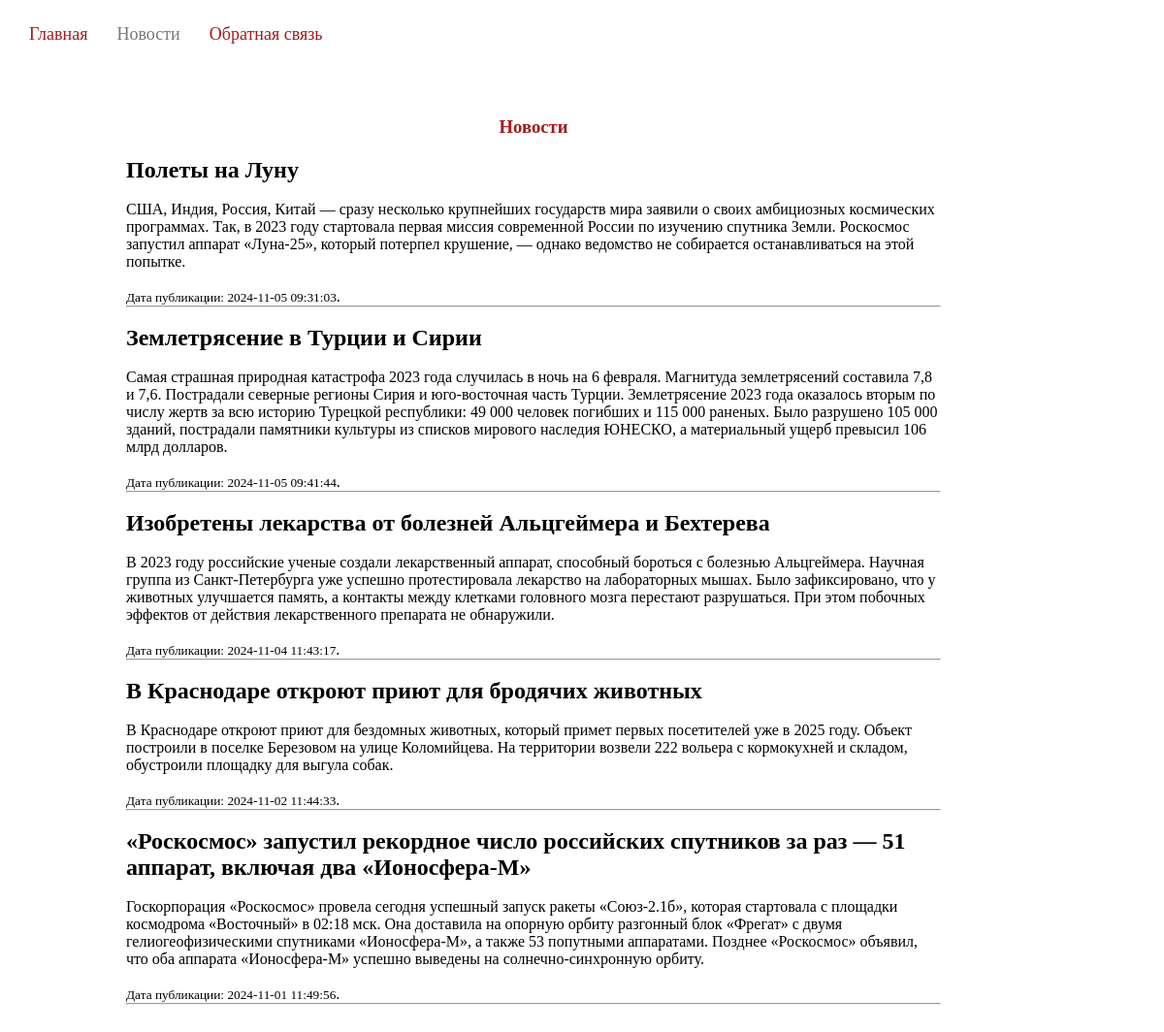
Screenshot of /newspor/news.php with the database file from the repository.
### tables this page shows
CREATE TABLE `news12` (
  `id` int(11) NOT NULL,
  `title` text NOT NULL,
  `text` text NOT NULL,
  `date` datetime NOT NULL
);

### newspor/news.php (the view, shortened to what this page needs)
<html>
<!DOCTYPE html>
<html lang="ru">
<head>
    <link rel="stylesheet" href="../page/style.css">
</head>
<body>
    <nav>
        <ul id="menuList" style="font-size:18px;">
            <li><a href="../page/index.php">Главная</a></li>
            <li><a href="../newspor/news.php" style="color:#787878;">Новости</a></li>
            <li><a href="../feedback/form.php">Обратная связь</a></li>
        </ul>
    </nav>
    <div class="newsp">
        <center>
    <h3>Новости</h3>
    </center>
    <?php
include_once "connect.php";
$stmt = $pdo->query("SELECT id, title, text, date FROM news12");
if ($stmt->rowCount() > 0) {
    while ($row = $stmt->fetch(PDO::FETCH_ASSOC)) {
        echo "<h2>" . htmlspecialchars($row['title']) . "</h2>"."<br>";
        echo "<p>" ."". nl2br(htmlspecialchars($row['text'])) . "</p>"."<br>";
        echo "<small>Дата публикации: " . $row['date'] . "</small>."."<br>"."<hr>"."<br>";
    }
} else {
    echo "Новостей нет.";
}
?>
</div>
</body>

### page/style.css (style rules this page uses)
* { margin: 0; padding: 0; box-sizing: border-box; }
nav { padding: 10px 30px; display: flex; align-items: center; justify-content: space-between; background: #ffffff; position: relative; height: 70px; }
nav ul { display: flex; gap: 30px; align-items: center; }
nav ul li { list-style-type: none; }
nav ul li a { text-decoration: none; color: #a01c1c; font-size: 18px; }
a { text-decoration: none; color: #ffffff; }
.newsp { margin: 30px 5px; }
.newsp h3 { color: #a01c1c; }
h3 { padding-bottom: 20px; }
.newsp { width: 70%; margin: 50px 130px; }

### rows the page displays
news12: title "Полеты на Луну", text "США, Индия, Россия, Китай — сразу несколько крупнейших государств мира заявили о своих амбициозных космических программах. Так, в 2023 году стартовала первая миссия современной России по изучению спутника Земли. Роскосмос запустил аппарат «Луна-25», который потерпел крушение, — однако ведомство не собирается останавливаться на этой попытке.", date "2024-11-05 09:31:03"
news12: title "Землетрясение в Турции и Сирии", text "Самая страшная природная катастрофа 2023 года случилась в ночь на 6 февраля. Магнитуда землетрясений составила 7,8 и 7,6. Пострадали северные регионы Сирия и юго-восточная часть Турции. Землетрясение 2023 года оказалось вторым по числу жертв за всю историю Турецкой республики: 49 000 человек погибших и 115 000 раненых. Было разрушено 105 000 зданий, пострадали памятники культуры из списков мирового наследия ЮНЕСКО, а материальный ущерб превысил 106 млрд долларов.", date "2024-11-05 09:41:44"
news12: title "Изобретены лекарства от болезней Альцгеймера и Бехтерева", text "В 2023 году российские ученые создали лекарственный аппарат, способный бороться с болезнью Альцгеймера. Научная группа из Санкт-Петербурга уже успешно протестировала лекарство на лабораторных мышах. Было зафиксировано, что у животных улучшается память, а контакты между клетками головного мозга перестают разрушаться. При этом побочных эффектов от действия лекарственного препарата не обнаружили.", date "2024-11-04 11:43:17"
news12: title "В Краснодаре откроют приют для бродячих животных", text "В Краснодаре откроют приют для бездомных животных, который примет первых посетителей уже в 2025 году. Объект построили в поселке Березовом на улице Коломийцева. На территории возвели 222 вольера с кормокухней и складом, обустроили площадку для выгула собак.", date "2024-11-02 11:44:33"
news12: title "«Роскосмос» запустил рекордное число российских спутников за раз — 51 аппарат, включая два «Ионосфера-М»", text "Госкорпорация «Роскосмос» провела сегодня успешный запуск ракеты «Союз-2.1б», которая стартовала с площадки космодрома «Восточный» в 02:18 мск. Она доставила на опорную орбиту разгонный блок «Фрегат» с двумя гелиогеофизическими спутниками «Ионосфера-М», а также 53 попутными аппаратами. Позднее «Роскосмос» объявил, что оба аппарата «Ионосфера-М» успешно выведены на солнечно-синхронную орбиту.", date "2024-11-01 11:49:56"
